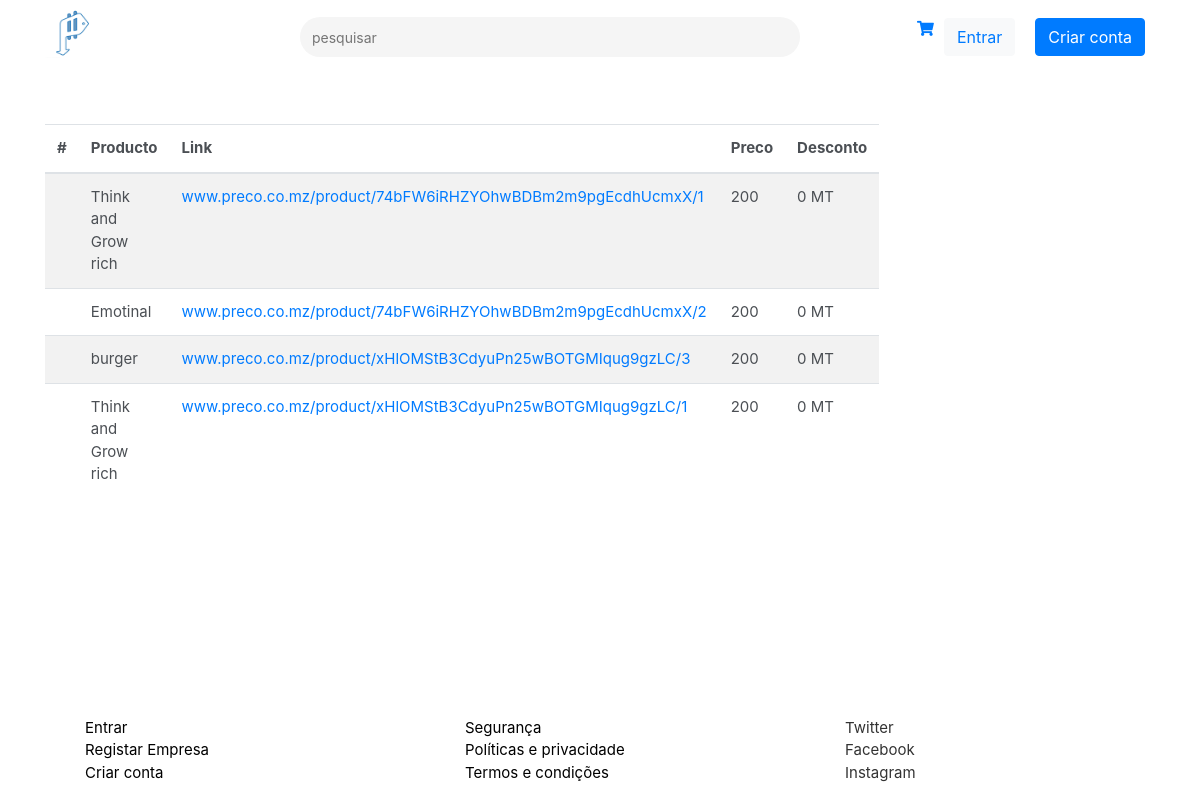
Before: /referrals/ with the older database file.
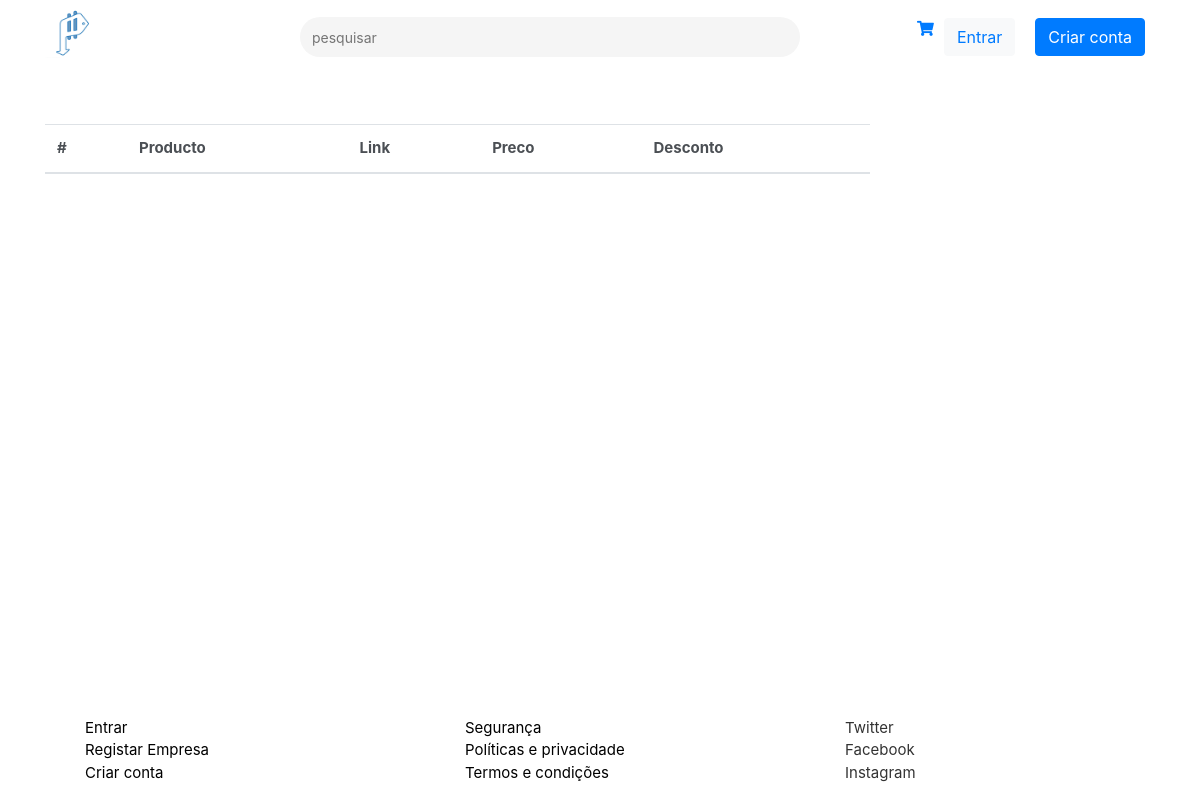
After: the same page with the newer database file.
### dashboard/models.py (models this page shows, shortened)
class ReferralLink(models.Model):
    link = models.URLField()
    referral = models.CharField(max_length=30, blank=True)
    product = models.ForeignKey(Product, on_delete=models.CASCADE)
    user = models.ForeignKey(settings.AUTH_USER_MODEL, on_delete=models.CASCADE)

class Product(models.Model):
    name = models.CharField(max_length=30, blank=True)
    categories = models.ForeignKey(Category, on_delete=models.CASCADE)
    price = models.IntegerField()
    description = models.TextField(max_length=30, blank=True)
    company = models.ForeignKey(Company, on_delete=models.CASCADE)
    discount = models.CharField(max_length=30, blank=True)
    type = models.ForeignKey(TypeDiscount, on_delete=models.CASCADE)
    total_number = models.IntegerField(blank=True)
    number = models.IntegerField(blank=True)

### price/views.py (the view)
# urls.py: path("referrals/", views.ReferralLinkListView.as_view(), name="referrals"),
class ReferralLinkListView(ListView):
    model = ReferralLink
    template_name = 'referral/list.html'
    context_object_name = 'referrals'
    paginate_by = 10
    def get_context_data(self, **kwargs):
        context = super(ReferralLinkListView, self).get_context_data(**kwargs)
        referrals = self.get_queryset()
        page = self.request.GET.get('page')
        paginator = Paginator(referrals, self.paginate_by)
        try:
            products = paginator.page(page)
        except PageNotAnInteger:
            products = paginator.page(1)
        except EmptyPage:
            products = paginator.page(paginator.num_pages)
        context['referrals'] = referrals
        return context

### price/templates/referral/list.html (shortened to what this page needs)
{% extends "price/layout/base.html" %}
{% load staticfiles %}
{% load staticfiles %}
{% block styles %}
<link rel="stylesheet" href="{% static 'stylesheet/main.css' %}">
<link rel="stylesheet" href="https://use.fontawesome.com/releases/v5.7.2/css/all.css">
{% endblock %}
{% block content %}
<main>
{% include "price/layout/navegation.html" %}
    <div class="container">
        <div class="row">
<div class="col-md-9">
    <table class="table table-striped">
  <thead>
    <tr>
      <th scope="col">#</th>
      <th scope="col">Producto</th>
      <th scope="col">Link</th>
      <th scope="col">Preco</th>
      <th scope="col">Desconto</th>
    </tr>
  </thead>
  <tbody>
  {% for referral in referrals %}
    <tr>
      <th scope="row"></th>
      <td>{{ referral.product.name }}</td>
      <td><a href="{{ referral.link }}" target="_blank">{{   referral.link }}</a></td>
      <td>{{ referral.product.price }}</td>
      <td>0 MT</td>
    </tr>
    {% endfor %}
  </tbody>
</table>
</div>
        </div>
    </div>
</main>
{% include "price/layout/footer.html" %}
{% endblock %}

Changed rows visible on the page:
removed ReferralLink: product.name "Think and Grow rich", link "www.preco.co.mz/product/74bFW6iRHZYOhwBDBm2m9pgEcdhUcmxX/1", product.price "200"
removed ReferralLink: product.name "Emotinal", link "www.preco.co.mz/product/74bFW6iRHZYOhwBDBm2m9pgEcdhUcmxX/2", product.price "200"
removed ReferralLink: product.name "burger", link "www.preco.co.mz/product/xHlOMStB3CdyuPn25wBOTGMIqug9gzLC/3", product.price "200"
removed ReferralLink: product.name "Think and Grow rich", link "www.preco.co.mz/product/xHlOMStB3CdyuPn25wBOTGMIqug9gzLC/1", product.price "200"
